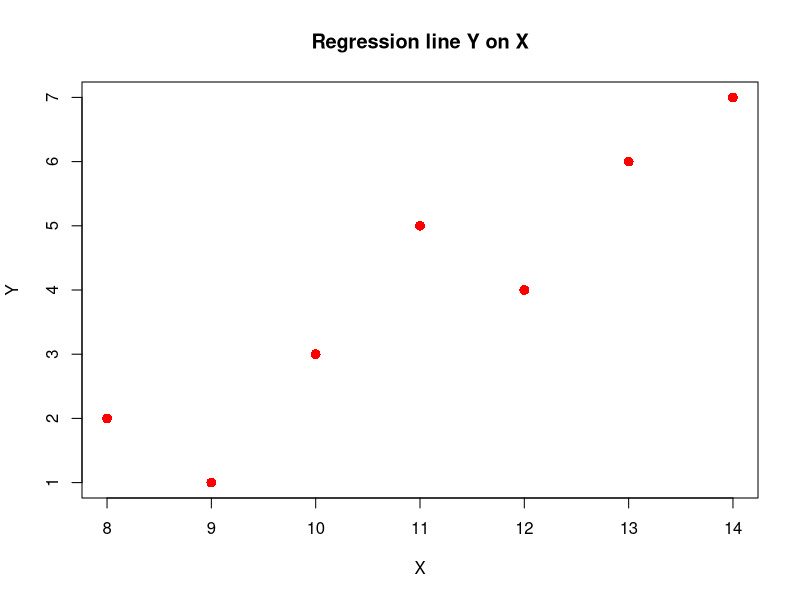
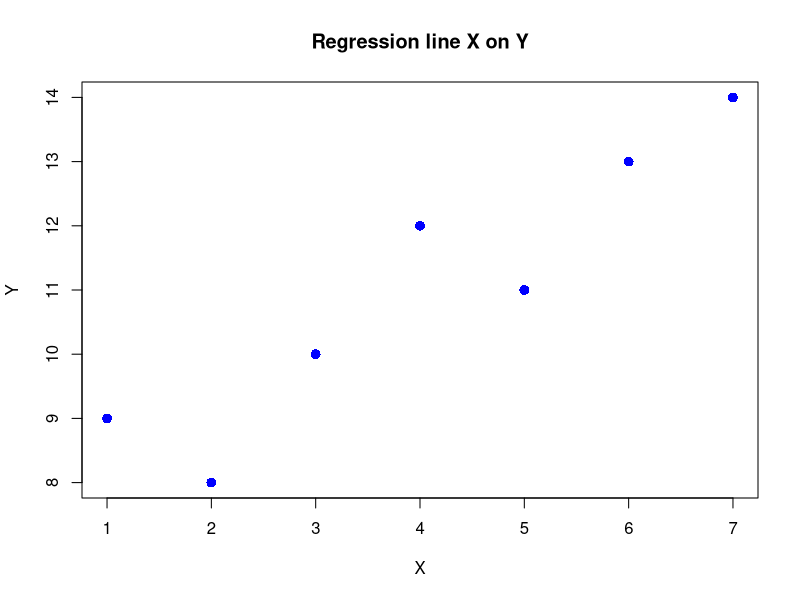

Write R code to recreate these figures, in order.
x=c(1,2,3,4,5,6,7)
y=c(9,8,10,12,11,13,14)
plot(y, x, col = "red", main = "Regression line Y on X", abline(lm(y~x)), cex = 1.3, pch = 16, xlab = "X", ylab = "Y")
plot(x, y, col = "blue", main = "Regression line X on Y", abline(lm(x~y)), cex = 1.3, pch = 16, xlab = "X", ylab = "Y")

mean_x=mean(x)
mean_y=mean(y)
num=sum((x-mean_x)*(y-mean_y))
den1=(sum((x-mean_x)^2))
den2=(sum((y-mean_y)^2))
byx=num/den1
bxy=num/den2
r=sqrt(byx*bxy)
sprintf("Regression coefficient is %.3f",r)
sprintf("Regression line of X on Y => X - %d = %.3f(Y - %d)",mean_x,bxy,mean_y)
sprintf("Regression line of Y on X => Y - %d = %.3f(X - %d)",mean_y,byx,mean_x)


